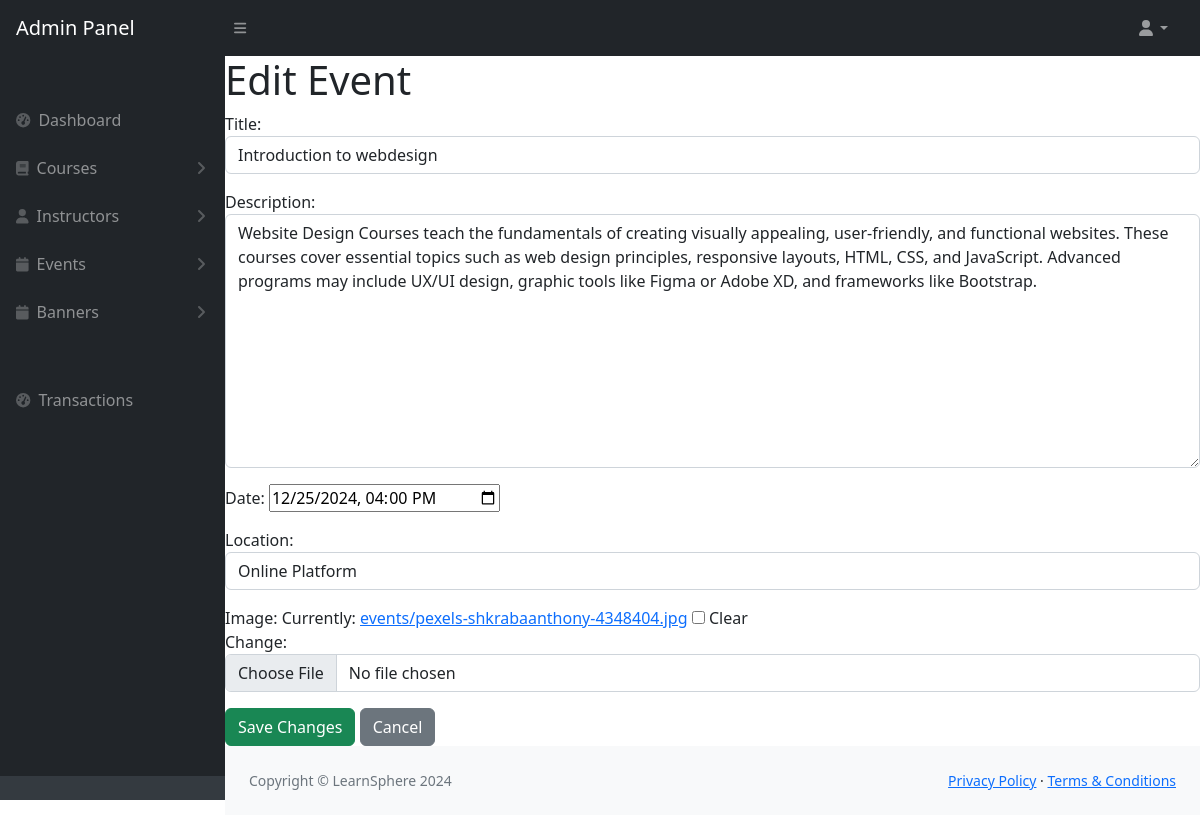
/events/edit/1/, run on the app's committed database.
### users/models.py (models this page shows, shortened)
class Event(models.Model):
    title = models.CharField(max_length=200)
    description = models.TextField()
    date = models.DateTimeField()
    location = models.CharField(max_length=255)
    image = models.ImageField(upload_to='events/', null=True, blank=True)
    created_at = models.DateTimeField(auto_now_add=True)

### users/views.py (the view)
# urls.py: path('events/edit/<int:event_id>/', views.edit_event, name='edit_event'),  # Edit event
def edit_event(request, event_id):
    event = get_object_or_404(Event, id=event_id)
    if request.method == "POST":
        form = EventForm(request.POST, request.FILES, instance=event)
        if form.is_valid():
            form.save()
            messages.success(request, "Event updated successfully!")
            return redirect('event_list')  # Replace with your URL name for the event list
    else:
        form = EventForm(instance=event)
    return render(request, 'edit_event.html', {'form': form})

### users/forms.py
class EventForm(forms.ModelForm):
    class Meta:
        model = Event
        fields = ['title', 'description', 'date', 'location','image']
        widgets = {
            'title': forms.TextInput(attrs={'class': 'form-control', 'placeholder': 'Event Title'}),
            'description': forms.Textarea(attrs={'class': 'form-control', 'placeholder': 'Event Description'}),
            'date': forms.DateTimeInput(attrs={'type': 'datetime-local'}),
            'location': forms.TextInput(attrs={'class': 'form-control', 'placeholder': 'Event venue'}),
            'image': forms.ClearableFileInput(attrs={'class': 'form-control', 'accept': 'image/*'}),
        }

### users/templates/edit_event.html (shortened to what this page needs)
<!DOCTYPE html>
<html lang="en">
{% load static %}
   <head>
        {% include 'head.html' %}
         </head>
    <body class="sb-nav-fixed">
        {% include 'navbar.html' %}
        <div id="layoutSidenav">
            <div id="layoutSidenav_nav">
                {% include 'sidebar.html' %}
            </div>
            <div id="layoutSidenav_content">
                <main>
                    <h1>Edit Event</h1>
     <form method="post" enctype="multipart/form-data">
        {{ form.as_p }}
        <button type="submit" class="btn btn-success">Save Changes</button>
        <a href="{% url 'event_list' %}" class="btn btn-secondary">Cancel</a>
    </form>
                </main>
                {% include 'footer.html' %}
            </div>
        </div>
    </body>
</html>

### data on the page
Event: title "Introduction to webdesign", description "Website Design Courses teach the fundamentals of creating visually appealing, user-friendly, and functional websites. These courses cover essential topics such as web design principles, responsive layouts, HTML, CSS, and JavaScript. Advanced programs may include UX/UI design, graphic tools like Figma or Adobe XD, and frameworks like Bootstrap.", date "12/25/2024 16:00", location "Online Platform"
